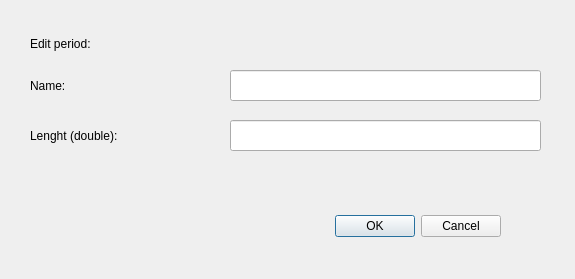
<?xml version="1.0" encoding="UTF-8"?>
<ui version="4.0">
 <class>edit_p</class>
 <widget class="QDialog" name="edit_p">
  <property name="geometry">
   <rect>
    <x>0</x>
    <y>0</y>
    <width>575</width>
    <height>279</height>
   </rect>
  </property>
  <property name="windowTitle">
   <string>Edit this period</string>
  </property>
  <widget class="QDialogButtonBox" name="buttonBox">
   <property name="geometry">
    <rect>
     <x>160</x>
     <y>210</y>
     <width>341</width>
     <height>32</height>
    </rect>
   </property>
   <property name="orientation">
    <enum>Qt::Horizontal</enum>
   </property>
   <property name="standardButtons">
    <set>QDialogButtonBox::Cancel|QDialogButtonBox::Ok</set>
   </property>
  </widget>
  <widget class="QLineEdit" name="time">
   <property name="geometry">
    <rect>
     <x>230</x>
     <y>120</y>
     <width>311</width>
     <height>31</height>
    </rect>
   </property>
  </widget>
  <widget class="QLabel" name="label_2">
   <property name="geometry">
    <rect>
     <x>30</x>
     <y>70</y>
     <width>181</width>
     <height>31</height>
    </rect>
   </property>
   <property name="text">
    <string>Name:</string>
   </property>
  </widget>
  <widget class="QLabel" name="label">
   <property name="geometry">
    <rect>
     <x>30</x>
     <y>30</y>
     <width>231</width>
     <height>27</height>
    </rect>
   </property>
   <property name="text">
    <string>Edit period:</string>
   </property>
  </widget>
  <widget class="QLabel" name="label_3">
   <property name="geometry">
    <rect>
     <x>30</x>
     <y>120</y>
     <width>181</width>
     <height>31</height>
    </rect>
   </property>
   <property name="text">
    <string>Lenght (double):</string>
   </property>
  </widget>
  <widget class="QLineEdit" name="name">
   <property name="geometry">
    <rect>
     <x>230</x>
     <y>70</y>
     <width>311</width>
     <height>31</height>
    </rect>
   </property>
  </widget>
 </widget>
 <resources/>
 <connections/>
</ui>
